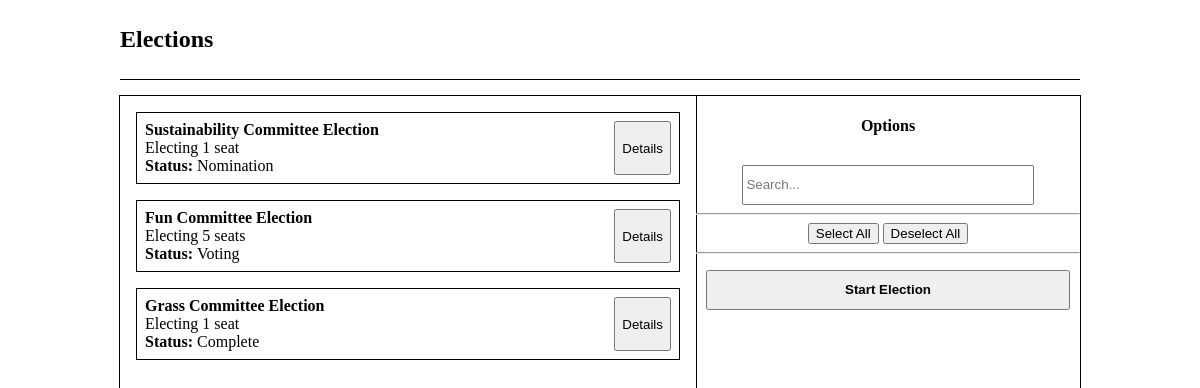
The page /election_selection.php (signed in) on the database its author committed.
### tables this page shows
CREATE TABLE IF NOT EXISTS `Election` (
  `Election_ID` INT NOT NULL AUTO_INCREMENT,
  `Committee_Committee_ID` INT NOT NULL,
  `Status` VARCHAR(45) NOT NULL,
  `Number_Seats` INT NOT NULL,
  PRIMARY KEY (`Election_ID`),
  INDEX `fk_Election_Committee1_idx` (`Committee_Committee_ID` ASC),
  CONSTRAINT `fk_Election_Committee1`
    FOREIGN KEY (`Committee_Committee_ID`)
    REFERENCES `Committee` (`Committee_ID`)
    ON DELETE NO ACTION
    ON UPDATE NO ACTION);

CREATE TABLE IF NOT EXISTS `Committee` (
  `Committee_ID` INT NOT NULL AUTO_INCREMENT,
  `Name` VARCHAR(45) NOT NULL,
  `Description` VARCHAR(45) NOT NULL,
  PRIMARY KEY (`Committee_ID`));

### election_selection.php (the view, shortened to what this page needs)
<!DOCTYPE html>
<html lang="en" dir="ltr">
<head>
  <link rel="stylesheet" href="css/selection.css">
  <?php include 'databaseconnect.php'?>
</head>
<body>
  <div class="wrapper">
    <header>
      <h2>Elections</h2>
    </header>
    <div class="selection">
      <div class="results">
        <?php
            $sql = "SELECT * FROM Election";
            $result = $conn->query($sql);
            if ($result->num_rows > 0) {
                while ($row = $result->fetch_assoc()) {
                    $com_id = $row['Committee_Committee_ID'];
                    $com_sql = "SELECT * FROM `Committee` WHERE Committee_ID='$com_id'";
                    $com = $conn->query($com_sql)->fetch_assoc();
                    $name = $com['Name'];
                    $id = $row['Election_ID'];
                    $seats = $row['Number_Seats'];
                    $status = $row['Status'];
                    echo "<div class='data'>";
                    echo "<div><b>$name Election</b><br>Electing $seats seat".($seats==1?'':'s')."<br><b>Status: </b>$status</div>";
                    echo "<div class='result_choices'><a href='election_details.php?election=$id'><button>Details</button></a></div>";
                    echo "</div>";
                }
            } else {
                echo "<div class='center'>No results found for current search settings.</div>";
            }
            ?>
      </div>
      <div class="options">
        <h4>Options</h4>
        <div class='searchbar'>
          <input type="text" name="search" placeholder="Search...">
        </div>
        <hr>
        <div>
          <button type="button" name="select_all">Select All</button>
          <button type="button" name="deselect_all">Deselect All</button>
        </div>
        <hr>
        <div class="emphasis">
          <a href="#"><button type="button" name="add_user">Start Election</button></a>
        </div>
      </div>
    </div>
  </div>
</body>
</html>

### css/selection.css (style rules this page uses)
a { text-decoration: none; }
h4 { text-align: center; }
.selection { height: 100%; display: grid; grid-template-columns: 3fr 2fr; outline: 1px solid black; }
.results { height: 100%; overflow-y: scroll; display: flex; flex-flow: column nowrap; grid-column: 1 / 2; padding: 0.5em; outline: 1px solid black; }
.results .data { min-height: 4.5em; display: flex; justify-content: space-between; padding: 0.5em; margin: 0.5em; border: 1px solid black; }
.result_choices { display: flex; flex-direction: column; justify-content: space-around; align-items: center; }
.result_choices a, .result_choices a button { height: 100%; }
.options { height: inherit; display: flex; flex-flow: column nowrap; align-items: center; justify-content: flex-start; }
.options hr { margin: 0; padding: 0; width: 100%; }
.searchbar { width: 80%; }
.searchbar input { width: 100%; height: 3em; }
.options>div { padding: 0.5em; }
.options .emphasis { height: inherit; display: flex; width: 100%; flex-flow: column nowrap; }
.options a { width: 100%; }
.options a *, .options input[type='submit'] { font-weight: bold; display: flex; width: 100%; align-items: center; justify-content: center; margin: 0.5em 0; height: 3em; }

### css/common.css (style rules this page uses)
* { box-sizing: border-box; }
body { margin: 0; padding: 0; height: 100vh; display: flex; flex-flow: column nowrap; position: relative; }
.wrapper { width: 80%; height: 75vh; position: absolute; top: 10%; right: 10%; left: 10%; display: flex; flex-flow: column nowrap; }
header { width: inherit; height: 10%; background-color: #FFFFFF; margin: 0; position: fixed; top: 0; display: flex; align-items: center; border-bottom: 1px solid black; z-index: 99999; }
.wrapper>div { margin: 1em 0; }
header * { padding: 0; margin: 0; }
.emphasis { font-size: 1.2em; font-weight: bold; }

### rows shown on the page
election: Committee_Committee_ID.Name "Sustainability Committee", Number_Seats "1", Status "Nomination"
election: Committee_Committee_ID.Name "Fun Committee", Number_Seats "5", Status "Voting"
election: Committee_Committee_ID.Name "Grass Committee", Number_Seats "1", Status "Complete"
